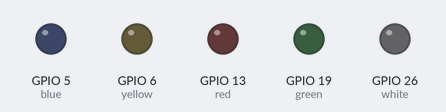
A program run on a simulated Raspberry Pi (BCM pin numbers). Parts: output pins drawn as LEDs (lit = HIGH).

Above: at 0.5 s.
At 3.5 s:
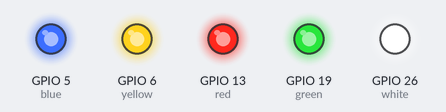
Timing chart, 0 to 4.6 s (numbered marks = the images above):
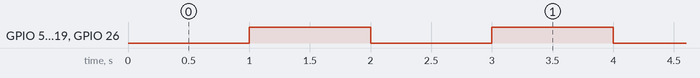

Measured:
- by itself, GPIO 5 (blue), GPIO 6 (yellow), GPIO 13 (red), GPIO 19 (green), GPIO 26 (white): alternates HIGH for 1.0 s and LOW for 1.0 s

The program:

GPIO.py
```python
import RPi.GPIO as GPIO
import time
# Pin Definitons:
white = 26
green = 19
red = 13
yellow = 6
blue = 5


# Pin Setup:
GPIO.setmode(GPIO.BCM) # Broadcom pin-numbering scheme
GPIO.setup(white, GPIO.OUT) # LED pin set as output
GPIO.setup(green, GPIO.OUT) # LED pin set as output
GPIO.setup(red, GPIO.OUT) # LED pin set as output
GPIO.setup(yellow, GPIO.OUT) # LED pin set as output
GPIO.setup(blue, GPIO.OUT) # LED pin set as output


# Initial state for LEDs:
GPIO.output(white, GPIO.HIGH)
GPIO.output(green, GPIO.HIGH)
GPIO.output(red, GPIO.HIGH)
GPIO.output(yellow, GPIO.HIGH)
GPIO.output(blue, GPIO.HIGH)

while(True):
    GPIO.output(white, GPIO.LOW)
    GPIO.output(green, GPIO.LOW)
    GPIO.output(red, GPIO.LOW)
    GPIO.output(yellow, GPIO.LOW)
    GPIO.output(blue, GPIO.LOW)
    time.sleep(1)
    GPIO.output(white, GPIO.HIGH)
    GPIO.output(green, GPIO.HIGH)
    GPIO.output(red, GPIO.HIGH)
    GPIO.output(yellow, GPIO.HIGH)
    GPIO.output(blue, GPIO.HIGH)
    time.sleep(1)
```
